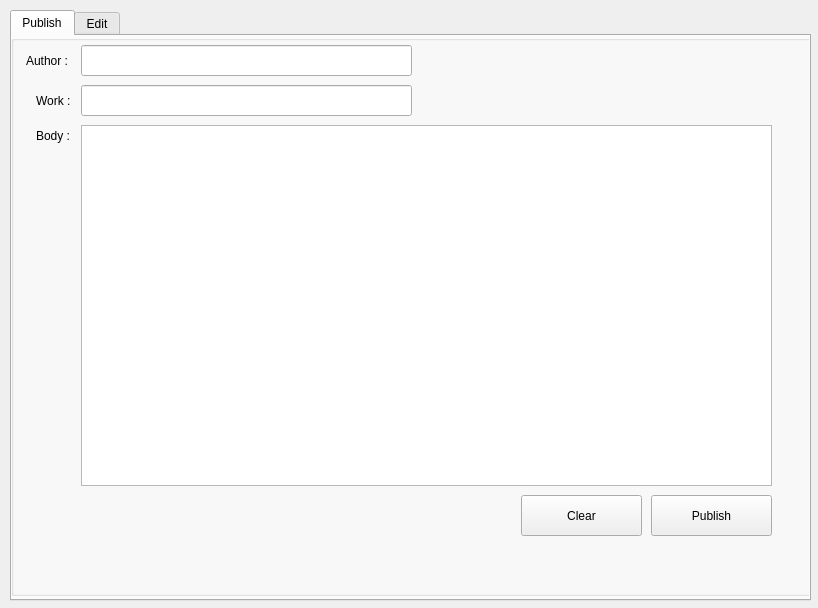
<?xml version="1.0" encoding="UTF-8"?>
<ui version="4.0">
 <class>MainWindow</class>
 <widget class="QMainWindow" name="MainWindow">
  <property name="geometry">
   <rect>
    <x>0</x>
    <y>0</y>
    <width>818</width>
    <height>608</height>
   </rect>
  </property>
  <property name="windowTitle">
   <string>Website Client</string>
  </property>
  <widget class="QWidget" name="centralwidget">
   <widget class="QTabWidget" name="tabWidget">
    <property name="geometry">
     <rect>
      <x>10</x>
      <y>10</y>
      <width>801</width>
      <height>591</height>
     </rect>
    </property>
    <property name="currentIndex">
     <number>0</number>
    </property>
    <widget class="QWidget" name="publish">
     <attribute name="title">
      <string>Publish</string>
     </attribute>
     <widget class="QGroupBox" name="groupBox">
      <property name="geometry">
       <rect>
        <x>-1</x>
        <y>-1</y>
        <width>801</width>
        <height>561</height>
       </rect>
      </property>
      <property name="title">
       <string/>
      </property>
      <widget class="QLabel" name="label">
       <property name="geometry">
        <rect>
         <x>15</x>
         <y>10</y>
         <width>61</width>
         <height>31</height>
        </rect>
       </property>
       <property name="text">
        <string>Author :</string>
       </property>
      </widget>
      <widget class="QLabel" name="label_2">
       <property name="geometry">
        <rect>
         <x>25</x>
         <y>50</y>
         <width>51</width>
         <height>31</height>
        </rect>
       </property>
       <property name="text">
        <string>Work :</string>
       </property>
      </widget>
      <widget class="QLabel" name="label_3">
       <property name="geometry">
        <rect>
         <x>25</x>
         <y>85</y>
         <width>61</width>
         <height>31</height>
        </rect>
       </property>
       <property name="text">
        <string>Body :</string>
       </property>
      </widget>
      <widget class="QLineEdit" name="lineEdit">
       <property name="geometry">
        <rect>
         <x>70</x>
         <y>10</y>
         <width>331</width>
         <height>31</height>
        </rect>
       </property>
      </widget>
      <widget class="QLineEdit" name="lineEdit_2">
       <property name="geometry">
        <rect>
         <x>70</x>
         <y>50</y>
         <width>331</width>
         <height>31</height>
        </rect>
       </property>
      </widget>
      <widget class="QTextEdit" name="textEdit">
       <property name="geometry">
        <rect>
         <x>70</x>
         <y>90</y>
         <width>691</width>
         <height>361</height>
        </rect>
       </property>
      </widget>
      <widget class="QPushButton" name="publish_button">
       <property name="geometry">
        <rect>
         <x>640</x>
         <y>460</y>
         <width>121</width>
         <height>41</height>
        </rect>
       </property>
       <property name="text">
        <string>Publish</string>
       </property>
      </widget>
      <widget class="QPushButton" name="clear_button">
       <property name="geometry">
        <rect>
         <x>510</x>
         <y>460</y>
         <width>121</width>
         <height>41</height>
        </rect>
       </property>
       <property name="text">
        <string>Clear</string>
       </property>
      </widget>
     </widget>
    </widget>
    <widget class="QWidget" name="edit">
     <attribute name="title">
      <string>Edit</string>
     </attribute>
    </widget>
   </widget>
  </widget>
 </widget>
 <resources/>
 <connections/>
</ui>
